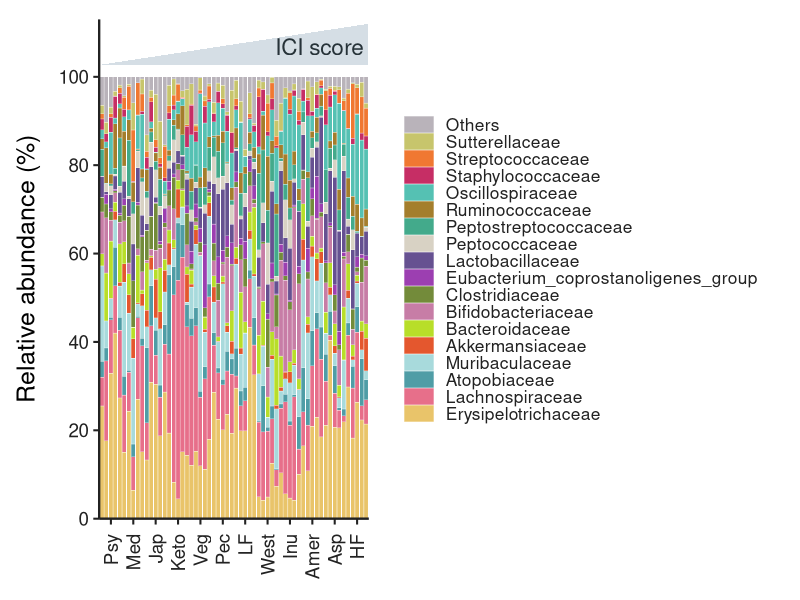
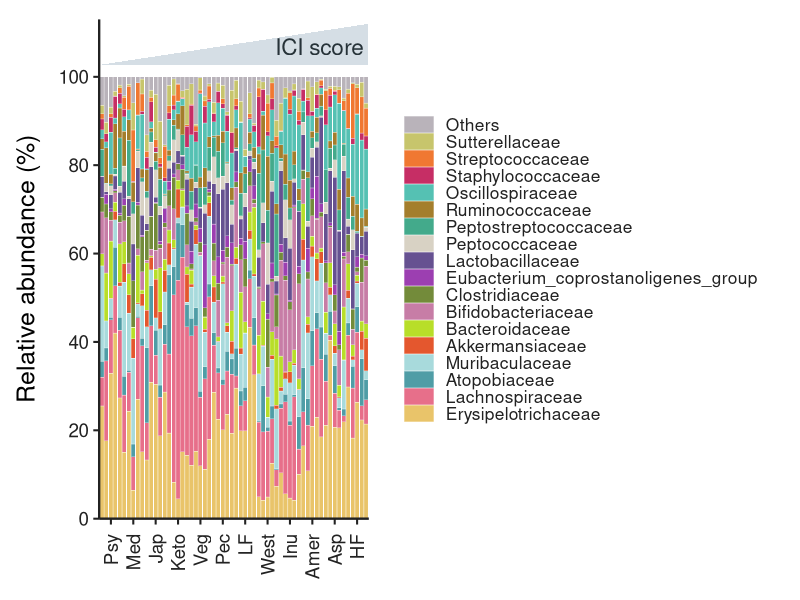

Source code (R) for these figures, in order:
## ---- chunk 1
knitr::opts_chunk$set(echo = TRUE, warning = FALSE, message = FALSE)

library(ggplot2)
library(dplyr)

set.seed(1031)
## ---- chunk 2
diet_groups <- c(
  "Psy", "Med", "Jap", "Keto", "Veg", "Pec",
  "LF", "West", "Inu", "Amer", "Asp", "HF"
)

families <- c(
  "Erysipelotrichaceae",
  "Lachnospiraceae",
  "Atopobiaceae",
  "Muribaculaceae",
  "Akkermansiaceae",
  "Bacteroidaceae",
  "Bifidobacteriaceae",
  "Clostridiaceae",
  "Eubacterium_coprostanoligenes_group",
  "Lactobacillaceae",
  "Peptococcaceae",
  "Peptostreptococcaceae",
  "Ruminococcaceae",
  "Oscillospiraceae",
  "Staphylococcaceae",
  "Streptococcaceae",
  "Sutterellaceae",
  "Others"
)

samples_per_group <- 5
sample_table <- expand.grid(
  group = diet_groups,
  replicate = seq_len(samples_per_group),
  KEEP.OUT.ATTRS = FALSE,
  stringsAsFactors = FALSE
) |>
  mutate(
    group = factor(group, levels = diet_groups)
  ) |>
  arrange(group, replicate) |>
  mutate(
    sample_index = row_number(),
    ici_score = scales::rescale(sample_index, to = c(0.08, 0.96)),
    sample = sprintf("S%02d", sample_index)
  )

base_shape <- c(
  6.0, 4.1, 2.2, 3.4, 1.1, 1.4, 1.6, 1.2, 0.8,
  1.7, 1.0, 1.4, 1.1, 1.7, 0.8, 0.7, 1.0, 1.5
)

group_effect <- matrix(
  exp(rnorm(length(diet_groups) * length(families), 0, 0.38)),
  nrow = length(diet_groups),
  dimnames = list(diet_groups, families)
)

# Add broad group-level ecological signatures.
group_effect["Keto", c("Lachnospiraceae", "Atopobiaceae")] <- c(3.5, 2.3)
group_effect["Veg", c("Lachnospiraceae", "Muribaculaceae")] <- c(2.4, 2.0)
group_effect["Pec", c("Lactobacillaceae", "Bifidobacteriaceae")] <- c(3.0, 2.1)
group_effect["LF", c("Erysipelotrichaceae", "Bacteroidaceae")] <- c(2.7, 2.0)
group_effect["West", c("Peptostreptococcaceae", "Ruminococcaceae")] <- c(2.6, 2.1)
group_effect["Inu", c("Bifidobacteriaceae", "Lactobacillaceae")] <- c(3.3, 2.1)
group_effect["Amer", c("Muribaculaceae", "Akkermansiaceae")] <- c(2.2, 2.0)
group_effect["Asp", c("Erysipelotrichaceae", "Lactobacillaceae")] <- c(2.5, 2.7)
group_effect["HF", c("Streptococcaceae", "Oscillospiraceae")] <- c(3.2, 2.0)

composition_list <- lapply(seq_len(nrow(sample_table)), function(i) {
  group_name <- as.character(sample_table$group[i])
  score <- sample_table$ici_score[i]

  ici_effect <- rep(1, length(families))
  names(ici_effect) <- families
  ici_effect[c("Lactobacillaceae", "Bifidobacteriaceae", "Oscillospiraceae")] <-
    0.70 + 1.45 * score
  ici_effect[c("Erysipelotrichaceae", "Lachnospiraceae")] <-
    1.15 - 0.35 * score

  shape <- pmax(
    0.24,
    base_shape * group_effect[group_name, ] * ici_effect *
      exp(rnorm(length(families), 0, 0.24))
  )

  abundance <- rgamma(length(families), shape = shape, rate = 1)
  abundance <- 100 * abundance / sum(abundance)

  data.frame(
    sample = sample_table$sample[i],
    sample_index = sample_table$sample_index[i],
    group = group_name,
    replicate = sample_table$replicate[i],
    ici_score = score,
    family = families,
    relative_abundance = abundance
  )
})

abundance_data <- bind_rows(composition_list) |>
  mutate(
    family = factor(family, levels = families),
    group = factor(group, levels = diet_groups)
  )

group_midpoints <- sample_table |>
  group_by(group) |>
  summarise(midpoint = mean(sample_index), .groups = "drop")

write.csv(
  abundance_data,
  "synthetic_microbiome_abundance.csv",
  row.names = FALSE
)

head(abundance_data)
## ---- chunk 3
family_colours <- c(
  "Erysipelotrichaceae" = "#E9C46A",
  "Lachnospiraceae" = "#E76F8A",
  "Atopobiaceae" = "#4F9DA6",
  "Muribaculaceae" = "#A8DADC",
  "Akkermansiaceae" = "#E4572E",
  "Bacteroidaceae" = "#B8DE29",
  "Bifidobacteriaceae" = "#C77DA6",
  "Clostridiaceae" = "#738B3A",
  "Eubacterium_coprostanoligenes_group" = "#9C3FB1",
  "Lactobacillaceae" = "#665191",
  "Peptococcaceae" = "#D8D2C4",
  "Peptostreptococcaceae" = "#43AA8B",
  "Ruminococcaceae" = "#A47E2C",
  "Oscillospiraceae" = "#55C1B3",
  "Staphylococcaceae" = "#C62E65",
  "Streptococcaceae" = "#F07832",
  "Sutterellaceae" = "#C7C56C",
  "Others" = "#B9B3BA"
)

p <- ggplot(abundance_data) +
  geom_col(
    aes(
      x = sample_index,
      y = relative_abundance,
      fill = family
    ),
    position = position_stack(reverse = TRUE),
    width = 0.92,
    colour = "white",
    linewidth = 0.10
  ) +
  annotate(
    "polygon",
    x = c(0.5, max(sample_table$sample_index) + 0.5, max(sample_table$sample_index) + 0.5),
    y = c(102.7, 102.7, 112.0),
    fill = "#D5DEE5",
    colour = NA
  ) +
  annotate(
    "text",
    x = max(sample_table$sample_index) - 0.4,
    y = 106.8,
    label = "ICI score",
    hjust = 1,
    size = 5.7,
    colour = "#263238"
  ) +
  scale_x_continuous(
    breaks = group_midpoints$midpoint,
    labels = group_midpoints$group,
    expand = expansion(mult = c(0.002, 0.002))
  ) +
  scale_y_continuous(
    limits = c(0, 113),
    breaks = seq(0, 100, 20),
    expand = expansion(mult = c(0, 0))
  ) +
  scale_fill_manual(
    values = family_colours,
    breaks = rev(families),
    drop = FALSE
  ) +
  labs(
    x = NULL,
    y = "Relative abundance (%)",
    fill = NULL
  ) +
  guides(
    fill = guide_legend(
      reverse = FALSE,
      ncol = 1,
      byrow = TRUE,
      keyheight = grid::unit(0.42, "cm"),
      keywidth = grid::unit(0.76, "cm")
    )
  ) +
  coord_cartesian(clip = "off") +
  theme_classic(base_size = 17) +
  theme(
    axis.line = element_line(linewidth = 0.8, colour = "#222222"),
    axis.ticks = element_line(linewidth = 0.7, colour = "#222222"),
    axis.text.x = element_text(
      angle = 90,
      hjust = 1,
      vjust = 0.5,
      size = 13.5,
      colour = "#222222",
      margin = margin(t = 7)
    ),
    axis.text.y = element_text(size = 13.5, colour = "#222222"),
    axis.title.y = element_text(size = 18, margin = margin(r = 13)),
    legend.position = "right",
    legend.text = element_text(size = 12.5, colour = "#222222"),
    legend.key = element_rect(fill = NA, colour = NA),
    legend.spacing.y = grid::unit(0.02, "cm"),
    plot.margin = margin(14, 22, 15, 12)
  )

ggsave(
  "microbiome_relative_abundance.png",
  p,
  width = 15.5,
  height = 7.6,
  dpi = 300,
  bg = "white"
)

p
